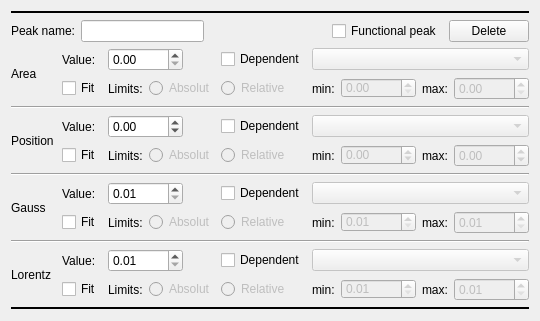
<?xml version="1.0" encoding="UTF-8"?>
<ui version="4.0">
 <class>single_line</class>
 <widget class="QWidget" name="single_line">
  <property name="geometry">
   <rect>
    <x>0</x>
    <y>0</y>
    <width>526</width>
    <height>283</height>
   </rect>
  </property>
  <property name="windowTitle">
   <string>Form</string>
  </property>
  <layout class="QVBoxLayout" name="verticalLayout">
   <item>
    <widget class="Line" name="line">
     <property name="frameShadow">
      <enum>QFrame::Plain</enum>
     </property>
     <property name="lineWidth">
      <number>2</number>
     </property>
     <property name="orientation">
      <enum>Qt::Horizontal</enum>
     </property>
    </widget>
   </item>
   <item>
    <layout class="QHBoxLayout" name="horizontalLayout">
     <item>
      <widget class="QLabel" name="lb_name">
       <property name="text">
        <string>Peak name:</string>
       </property>
      </widget>
     </item>
     <item>
      <widget class="QLineEdit" name="le_name"/>
     </item>
     <item>
      <spacer name="horizontalSpacer">
       <property name="orientation">
        <enum>Qt::Horizontal</enum>
       </property>
       <property name="sizeHint" stdset="0">
        <size>
         <width>40</width>
         <height>20</height>
        </size>
       </property>
      </spacer>
     </item>
     <item>
      <widget class="QCheckBox" name="chk_functional_peak">
       <property name="text">
        <string>Functional peak</string>
       </property>
      </widget>
     </item>
     <item>
      <widget class="QPushButton" name="pb_delete">
       <property name="text">
        <string>Delete</string>
       </property>
      </widget>
     </item>
    </layout>
   </item>
   <item>
    <layout class="QGridLayout" name="gridLayout">
     <item row="1" column="11">
      <spacer name="horizontalSpacer_2">
       <property name="orientation">
        <enum>Qt::Horizontal</enum>
       </property>
       <property name="sizeHint" stdset="0">
        <size>
         <width>40</width>
         <height>20</height>
        </size>
       </property>
      </spacer>
     </item>
     <item row="0" column="2" colspan="3">
      <widget class="QDoubleSpinBox" name="dsp_area">
       <property name="minimumSize">
        <size>
         <width>75</width>
         <height>0</height>
        </size>
       </property>
       <property name="maximumSize">
        <size>
         <width>75</width>
         <height>16777215</height>
        </size>
       </property>
       <property name="maximum">
        <double>1000000000.000000000000000</double>
       </property>
      </widget>
     </item>
     <item row="0" column="5" colspan="2">
      <widget class="QCheckBox" name="chk_area_dep">
       <property name="text">
        <string>Dependent</string>
       </property>
      </widget>
     </item>
     <item row="0" column="1">
      <widget class="QLabel" name="label_18">
       <property name="text">
        <string>Value:</string>
       </property>
      </widget>
     </item>
     <item row="0" column="7" colspan="4">
      <widget class="QComboBox" name="cmb_area_dep">
       <property name="enabled">
        <bool>false</bool>
       </property>
      </widget>
     </item>
     <item row="1" column="1">
      <widget class="QCheckBox" name="chk_area_fit">
       <property name="text">
        <string>Fit</string>
       </property>
      </widget>
     </item>
     <item row="1" column="5" colspan="2">
      <widget class="QRadioButton" name="rb_area_relative">
       <property name="enabled">
        <bool>false</bool>
       </property>
       <property name="text">
        <string>Relative</string>
       </property>
       <attribute name="buttonGroup">
        <string notr="true">bg_area</string>
       </attribute>
      </widget>
     </item>
     <item row="1" column="8">
      <widget class="QDoubleSpinBox" name="dsb_area_min">
       <property name="enabled">
        <bool>false</bool>
       </property>
       <property name="minimumSize">
        <size>
         <width>75</width>
         <height>20</height>
        </size>
       </property>
       <property name="maximumSize">
        <size>
         <width>75</width>
         <height>20</height>
        </size>
       </property>
       <property name="maximum">
        <double>1000000000.000000000000000</double>
       </property>
      </widget>
     </item>
     <item row="1" column="7">
      <widget class="QLabel" name="label_11">
       <property name="text">
        <string>min:</string>
       </property>
      </widget>
     </item>
     <item row="1" column="9">
      <widget class="QLabel" name="label_10">
       <property name="text">
        <string>max:</string>
       </property>
      </widget>
     </item>
     <item row="1" column="10">
      <widget class="QDoubleSpinBox" name="dsb_area_max">
       <property name="enabled">
        <bool>false</bool>
       </property>
       <property name="minimumSize">
        <size>
         <width>75</width>
         <height>0</height>
        </size>
       </property>
       <property name="maximumSize">
        <size>
         <width>75</width>
         <height>16777215</height>
        </size>
       </property>
       <property name="maximum">
        <double>1000000000.000000000000000</double>
       </property>
      </widget>
     </item>
     <item row="1" column="2">
      <widget class="QLabel" name="label_3">
       <property name="text">
        <string>Limits:</string>
       </property>
      </widget>
     </item>
     <item row="1" column="3" colspan="2">
      <widget class="QRadioButton" name="rb_area_abolut">
       <property name="enabled">
        <bool>false</bool>
       </property>
       <property name="text">
        <string>Absolut</string>
       </property>
       <attribute name="buttonGroup">
        <string notr="true">bg_area</string>
       </attribute>
      </widget>
     </item>
     <item row="0" column="0" rowspan="2">
      <widget class="QLabel" name="label_2">
       <property name="minimumSize">
        <size>
         <width>45</width>
         <height>0</height>
        </size>
       </property>
       <property name="text">
        <string>Area</string>
       </property>
      </widget>
     </item>
    </layout>
   </item>
   <item>
    <widget class="Line" name="line_5">
     <property name="orientation">
      <enum>Qt::Horizontal</enum>
     </property>
    </widget>
   </item>
   <item>
    <layout class="QGridLayout" name="gridLayout_2">
     <item row="1" column="7">
      <widget class="QLabel" name="label_12">
       <property name="text">
        <string>min:</string>
       </property>
      </widget>
     </item>
     <item row="1" column="8">
      <widget class="QDoubleSpinBox" name="dsb_pos_min">
       <property name="enabled">
        <bool>false</bool>
       </property>
       <property name="minimumSize">
        <size>
         <width>75</width>
         <height>20</height>
        </size>
       </property>
       <property name="maximumSize">
        <size>
         <width>75</width>
         <height>20</height>
        </size>
       </property>
       <property name="minimum">
        <double>-10000.000000000000000</double>
       </property>
       <property name="maximum">
        <double>10000.000000000000000</double>
       </property>
       <property name="singleStep">
        <double>0.010000000000000</double>
       </property>
      </widget>
     </item>
     <item row="1" column="5" colspan="2">
      <widget class="QRadioButton" name="rb_pos_relative">
       <property name="enabled">
        <bool>false</bool>
       </property>
       <property name="text">
        <string>Relative</string>
       </property>
       <attribute name="buttonGroup">
        <string notr="true">bg_pos</string>
       </attribute>
      </widget>
     </item>
     <item row="1" column="3" colspan="2">
      <widget class="QRadioButton" name="rb_pos_abolut">
       <property name="enabled">
        <bool>false</bool>
       </property>
       <property name="text">
        <string>Absolut</string>
       </property>
       <attribute name="buttonGroup">
        <string notr="true">bg_pos</string>
       </attribute>
      </widget>
     </item>
     <item row="1" column="10">
      <widget class="QDoubleSpinBox" name="dsb_pos_max">
       <property name="enabled">
        <bool>false</bool>
       </property>
       <property name="minimumSize">
        <size>
         <width>75</width>
         <height>0</height>
        </size>
       </property>
       <property name="maximumSize">
        <size>
         <width>75</width>
         <height>16777215</height>
        </size>
       </property>
       <property name="minimum">
        <double>-10000.000000000000000</double>
       </property>
       <property name="maximum">
        <double>10000.000000000000000</double>
       </property>
       <property name="singleStep">
        <double>0.010000000000000</double>
       </property>
      </widget>
     </item>
     <item row="1" column="9">
      <widget class="QLabel" name="label_13">
       <property name="text">
        <string>max:</string>
       </property>
      </widget>
     </item>
     <item row="1" column="2">
      <widget class="QLabel" name="label_5">
       <property name="text">
        <string>Limits:</string>
       </property>
      </widget>
     </item>
     <item row="1" column="11">
      <spacer name="horizontalSpacer_3">
       <property name="orientation">
        <enum>Qt::Horizontal</enum>
       </property>
       <property name="sizeHint" stdset="0">
        <size>
         <width>40</width>
         <height>20</height>
        </size>
       </property>
      </spacer>
     </item>
     <item row="0" column="2" colspan="3">
      <widget class="QDoubleSpinBox" name="dsp_pos">
       <property name="minimumSize">
        <size>
         <width>75</width>
         <height>0</height>
        </size>
       </property>
       <property name="maximumSize">
        <size>
         <width>75</width>
         <height>16777215</height>
        </size>
       </property>
       <property name="minimum">
        <double>-10000.000000000000000</double>
       </property>
       <property name="maximum">
        <double>10000.000000000000000</double>
       </property>
       <property name="singleStep">
        <double>0.010000000000000</double>
       </property>
      </widget>
     </item>
     <item row="0" column="5" colspan="2">
      <widget class="QCheckBox" name="chk_pos_dep">
       <property name="text">
        <string>Dependent</string>
       </property>
      </widget>
     </item>
     <item row="1" column="1">
      <widget class="QCheckBox" name="chk_pos_fit">
       <property name="text">
        <string>Fit</string>
       </property>
      </widget>
     </item>
     <item row="0" column="7" colspan="4">
      <widget class="QComboBox" name="cmb_pos_dep">
       <property name="enabled">
        <bool>false</bool>
       </property>
      </widget>
     </item>
     <item row="0" column="0" rowspan="2">
      <widget class="QLabel" name="label_4">
       <property name="minimumSize">
        <size>
         <width>45</width>
         <height>0</height>
        </size>
       </property>
       <property name="text">
        <string>Position</string>
       </property>
      </widget>
     </item>
     <item row="0" column="1">
      <widget class="QLabel" name="label_19">
       <property name="text">
        <string>Value:</string>
       </property>
      </widget>
     </item>
    </layout>
   </item>
   <item>
    <widget class="Line" name="line_4">
     <property name="orientation">
      <enum>Qt::Horizontal</enum>
     </property>
    </widget>
   </item>
   <item>
    <layout class="QGridLayout" name="gridLayout_3">
     <item row="1" column="5" colspan="2">
      <widget class="QRadioButton" name="rb_gaus_relative">
       <property name="enabled">
        <bool>false</bool>
       </property>
       <property name="text">
        <string>Relative</string>
       </property>
       <attribute name="buttonGroup">
        <string notr="true">bg_gaus</string>
       </attribute>
      </widget>
     </item>
     <item row="1" column="7">
      <widget class="QLabel" name="label_14">
       <property name="text">
        <string>min:</string>
       </property>
      </widget>
     </item>
     <item row="1" column="8">
      <widget class="QDoubleSpinBox" name="dsb_gaus_min">
       <property name="enabled">
        <bool>false</bool>
       </property>
       <property name="minimumSize">
        <size>
         <width>75</width>
         <height>20</height>
        </size>
       </property>
       <property name="maximumSize">
        <size>
         <width>75</width>
         <height>20</height>
        </size>
       </property>
       <property name="minimum">
        <double>0.010000000000000</double>
       </property>
       <property name="singleStep">
        <double>0.010000000000000</double>
       </property>
      </widget>
     </item>
     <item row="1" column="9">
      <widget class="QLabel" name="label_15">
       <property name="text">
        <string>max:</string>
       </property>
      </widget>
     </item>
     <item row="1" column="10">
      <widget class="QDoubleSpinBox" name="dsb_gaus_max">
       <property name="enabled">
        <bool>false</bool>
       </property>
       <property name="minimumSize">
        <size>
         <width>75</width>
         <height>0</height>
        </size>
       </property>
       <property name="maximumSize">
        <size>
         <width>75</width>
         <height>16777215</height>
        </size>
       </property>
       <property name="minimum">
        <double>0.010000000000000</double>
       </property>
       <property name="singleStep">
        <double>0.010000000000000</double>
       </property>
      </widget>
     </item>
     <item row="1" column="3" colspan="2">
      <widget class="QRadioButton" name="rb_gaus_abolut">
       <property name="enabled">
        <bool>false</bool>
       </property>
       <property name="text">
        <string>Absolut</string>
       </property>
       <attribute name="buttonGroup">
        <string notr="true">bg_gaus</string>
       </attribute>
      </widget>
     </item>
     <item row="1" column="11">
      <spacer name="horizontalSpacer_4">
       <property name="orientation">
        <enum>Qt::Horizontal</enum>
       </property>
       <property name="sizeHint" stdset="0">
        <size>
         <width>40</width>
         <height>20</height>
        </size>
       </property>
      </spacer>
     </item>
     <item row="1" column="2">
      <widget class="QLabel" name="label_7">
       <property name="text">
        <string>Limits:</string>
       </property>
      </widget>
     </item>
     <item row="0" column="5" colspan="2">
      <widget class="QCheckBox" name="chk_gaus_dep">
       <property name="text">
        <string>Dependent</string>
       </property>
      </widget>
     </item>
     <item row="0" column="7" colspan="4">
      <widget class="QComboBox" name="cmb_gaus_dep">
       <property name="enabled">
        <bool>false</bool>
       </property>
      </widget>
     </item>
     <item row="0" column="2" colspan="3">
      <widget class="QDoubleSpinBox" name="dsp_gaus">
       <property name="minimumSize">
        <size>
         <width>75</width>
         <height>0</height>
        </size>
       </property>
       <property name="maximumSize">
        <size>
         <width>75</width>
         <height>16777215</height>
        </size>
       </property>
       <property name="minimum">
        <double>0.010000000000000</double>
       </property>
       <property name="singleStep">
        <double>0.010000000000000</double>
       </property>
      </widget>
     </item>
     <item row="1" column="1">
      <widget class="QCheckBox" name="chk_gaus_fit">
       <property name="text">
        <string>Fit</string>
       </property>
      </widget>
     </item>
     <item row="0" column="1">
      <widget class="QLabel" name="label_20">
       <property name="text">
        <string>Value:</string>
       </property>
      </widget>
     </item>
     <item row="0" column="0" rowspan="2">
      <widget class="QLabel" name="label_6">
       <property name="minimumSize">
        <size>
         <width>45</width>
         <height>0</height>
        </size>
       </property>
       <property name="text">
        <string>Gauss</string>
       </property>
      </widget>
     </item>
    </layout>
   </item>
   <item>
    <widget class="Line" name="line_3">
     <property name="orientation">
      <enum>Qt::Horizontal</enum>
     </property>
    </widget>
   </item>
   <item>
    <layout class="QGridLayout" name="gridLayout_4">
     <item row="1" column="7">
      <widget class="QLabel" name="label_16">
       <property name="text">
        <string>min:</string>
       </property>
      </widget>
     </item>
     <item row="1" column="5" colspan="2">
      <widget class="QRadioButton" name="rb_lor_relative">
       <property name="enabled">
        <bool>false</bool>
       </property>
       <property name="text">
        <string>Relative</string>
       </property>
       <attribute name="buttonGroup">
        <string notr="true">bg_lor</string>
       </attribute>
      </widget>
     </item>
     <item row="1" column="9">
      <widget class="QLabel" name="label_17">
       <property name="text">
        <string>max:</string>
       </property>
      </widget>
     </item>
     <item row="1" column="8">
      <widget class="QDoubleSpinBox" name="dsb_lor_min">
       <property name="enabled">
        <bool>false</bool>
       </property>
       <property name="minimumSize">
        <size>
         <width>75</width>
         <height>20</height>
        </size>
       </property>
       <property name="maximumSize">
        <size>
         <width>75</width>
         <height>20</height>
        </size>
       </property>
       <property name="minimum">
        <double>0.010000000000000</double>
       </property>
       <property name="singleStep">
        <double>0.010000000000000</double>
       </property>
      </widget>
     </item>
     <item row="1" column="10">
      <widget class="QDoubleSpinBox" name="dsb_lor_max">
       <property name="enabled">
        <bool>false</bool>
       </property>
       <property name="minimumSize">
        <size>
         <width>75</width>
         <height>0</height>
        </size>
       </property>
       <property name="maximumSize">
        <size>
         <width>75</width>
         <height>16777215</height>
        </size>
       </property>
       <property name="minimum">
        <double>0.010000000000000</double>
       </property>
       <property name="singleStep">
        <double>0.010000000000000</double>
       </property>
      </widget>
     </item>
     <item row="1" column="3" colspan="2">
      <widget class="QRadioButton" name="rb_lor_abolut">
       <property name="enabled">
        <bool>false</bool>
       </property>
       <property name="text">
        <string>Absolut</string>
       </property>
       <attribute name="buttonGroup">
        <string notr="true">bg_lor</string>
       </attribute>
      </widget>
     </item>
     <item row="1" column="11">
      <spacer name="horizontalSpacer_5">
       <property name="orientation">
        <enum>Qt::Horizontal</enum>
       </property>
       <property name="sizeHint" stdset="0">
        <size>
         <width>40</width>
         <height>20</height>
        </size>
       </property>
      </spacer>
     </item>
     <item row="1" column="2">
      <widget class="QLabel" name="label_9">
       <property name="text">
        <string>Limits:</string>
       </property>
      </widget>
     </item>
     <item row="0" column="7" colspan="4">
      <widget class="QComboBox" name="cmb_lor_dep">
       <property name="enabled">
        <bool>false</bool>
       </property>
      </widget>
     </item>
     <item row="0" column="2" colspan="3">
      <widget class="QDoubleSpinBox" name="dsp_lor">
       <property name="minimumSize">
        <size>
         <width>75</width>
         <height>0</height>
        </size>
       </property>
       <property name="maximumSize">
        <size>
         <width>75</width>
         <height>16777215</height>
        </size>
       </property>
       <property name="minimum">
        <double>0.010000000000000</double>
       </property>
       <property name="singleStep">
        <double>0.010000000000000</double>
       </property>
      </widget>
     </item>
     <item row="0" column="5" colspan="2">
      <widget class="QCheckBox" name="chk_lor_dep">
       <property name="text">
        <string>Dependent</string>
       </property>
      </widget>
     </item>
     <item row="1" column="1">
      <widget class="QCheckBox" name="chk_lor_fit">
       <property name="text">
        <string>Fit</string>
       </property>
      </widget>
     </item>
     <item row="0" column="1">
      <widget class="QLabel" name="label_21">
       <property name="text">
        <string>Value:</string>
       </property>
      </widget>
     </item>
     <item row="0" column="0" rowspan="2">
      <widget class="QLabel" name="label_8">
       <property name="minimumSize">
        <size>
         <width>45</width>
         <height>0</height>
        </size>
       </property>
       <property name="text">
        <string>Lorentz</string>
       </property>
      </widget>
     </item>
    </layout>
   </item>
   <item>
    <spacer name="verticalSpacer">
     <property name="orientation">
      <enum>Qt::Vertical</enum>
     </property>
     <property name="sizeHint" stdset="0">
      <size>
       <width>20</width>
       <height>40</height>
      </size>
     </property>
    </spacer>
   </item>
   <item>
    <widget class="Line" name="line_2">
     <property name="frameShadow">
      <enum>QFrame::Plain</enum>
     </property>
     <property name="lineWidth">
      <number>2</number>
     </property>
     <property name="orientation">
      <enum>Qt::Horizontal</enum>
     </property>
    </widget>
   </item>
  </layout>
 </widget>
 <resources/>
 <connections/>
 <buttongroups>
  <buttongroup name="bg_lor"/>
  <buttongroup name="bg_pos"/>
  <buttongroup name="bg_area"/>
  <buttongroup name="bg_gaus"/>
 </buttongroups>
</ui>
